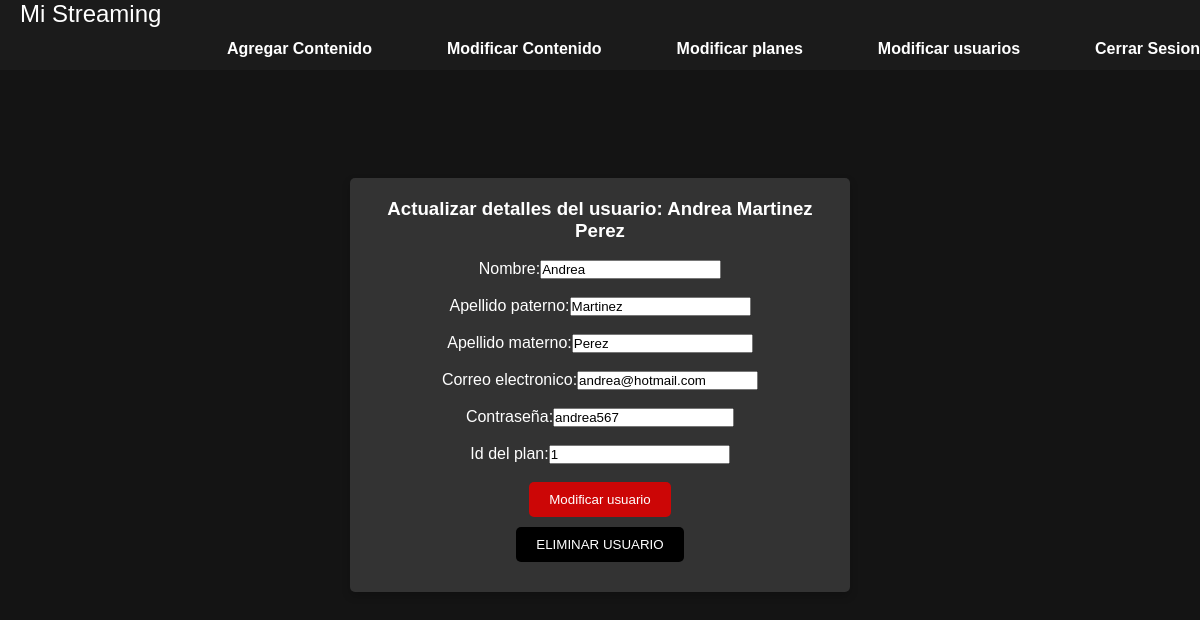
/paginas/admin/modificarUsuario.php?id=2 (signed in), run on the app's committed database.
### tables this page shows
CREATE TABLE usuario (
  id_usuario INTEGER NOT NULL AUTO_INCREMENT,
  nombre CHAR(128)  NOT NULL,
  apellido_paterno CHAR(128) NOT NULL,
  apellido_materno CHAR(128) DEFAULT NULL,
  correo CHAR(128) NOT NULL UNIQUE,
  contrasena CHAR(128) NOT NULL,
  id_plan INTEGER NOT NULL,
  PRIMARY KEY(id_usuario),
  FOREIGN KEY(id_plan) REFERENCES detalles_plan(id_plan) ON DELETE RESTRICT
);

### dao/usuarioDAOImp.php (called while the page is built, shortened)
<?php
require_once("usuario.php");
class usuarioDAOImp implements UsuarioDAO {
    private $conexion;
    public function __construct($conexion) {
        $this->conexion = $conexion;
    }
    public function getUsuario($id){
        $query = "SELECT * FROM usuario WHERE id_usuario = ?";
        $stmt = $this->conexion->prepare($query);
        $stmt->bindParam(1, $id);
        $stmt->execute();
        $row = $stmt->fetch(PDO::FETCH_ASSOC);
        $usuario = new Usuario($row['nombre'], $row['apellido_paterno'], $row['apellido_materno'], $row['contrasena'], $row['correo'], $row['id_plan']);
        return $usuario;
    }
}
?>

### dao/usuario.php (called while the page is built, shortened)
<?php
class Usuario {
    private $nombre;
    private $apellido_paterno;
    private $apellido_materno;
    private $contrasena;
    private $correo;
    private $id_plan;
    public function __construct($nombre, $apellido_paterno, $apellido_materno, $contrasena, $correo, $id_plan) {
        $this->nombre = $nombre;
        $this->apellido_paterno = $apellido_paterno;
        $this->apellido_materno = $apellido_materno;
        $this->contrasena = $contrasena;
        $this->correo = $correo;
        $this->id_plan = $id_plan;
    }
    public function getNombre() {
        return $this->nombre;
    }
    public function getApellido_paterno() {
        return $this->apellido_paterno;
    }
    public function getApellido_materno() {
        return $this->apellido_materno;
    }
    public function getContrasena() {
        return $this->contrasena;
    }
    public function getCorreo() {
        return $this->correo;
    }
    public function getIdPlan() {
        return $this->id_plan;
    }
}
?>

### paginas/admin/modificarUsuario.php (the view, shortened to what this page needs)
<html>
<head>
</head>
<?php
require_once '../../dao/usuarioDAOImp.php';
include '../templates/header.php';
if ($_SERVER["REQUEST_METHOD"] === "GET") {
    $id = $_GET["id"];
}
$database = new Database();
$conexion = $database->connect();
$editUser = new UsuarioDAOimp($conexion);
$usuario = $editUser->getUsuario($id);
?>
<div style="text-align: center;">
       <br><br><br><br><br><br>
           <div class="profile-container2">
               <?php
               echo'<h3>Actualizar detalles del usuario: '.$usuario->getNombre().' '.$usuario->getApellido_paterno().' '.$usuario->getApellido_materno().'</h3><br>';
               echo'<form action="updateUser.php" method="post" enctype="multipart/form-data">';
                   echo'<label for="nombre">Nombre:</label>';
                   echo'<input type="text" name="nombre" value ="'.$usuario->getNombre().'"required><br><br>';
                   echo'<label for="ap_paterno">Apellido paterno:</label>';
                   echo'<input type="text" name="ap_paterno" value ="'.$usuario->getApellido_paterno().'" required><br><br>';
                   echo'<label for="ap_materno">Apellido materno:</label>';
                   echo'<input type="text" name="ap_materno" value ="'.$usuario->getApellido_materno().'" required><br><br>';
                   echo'<label for="correo">Correo electronico:</label>';
                   echo'<input type="text" name="correo" value ="'.$usuario->getCorreo().'" required><br><br>';
                   echo'<label for="contrasena">Contraseña:</label>';
                   echo'<input type="text" name="contrasena" value ="'.$usuario->getContrasena().'" required><br><br>';
                   echo'<label for="plan">Id del plan:</label>';
                   echo'<input type="text" name="plan" value ="'.$usuario->getIdPlan().'" required><br><br>';
                   echo '<button type="submit">Modificar usuario</button><br>';
                   echo'<button type="button" class="eliminar-button" onclick="confirmarEliminacion()">ELIMINAR USUARIO</button>';
                ?>
               </form>
       </div>
</div>
</body>
</html>

### css/styles.css (style rules this page uses)
* { padding: 0; margin: 0; box-sizing: border-box; }
body { background: #141414; font-family: Arial, sans-serif; }
.profile-container2 { width: 500px; margin: 0 auto; padding: 20px; background-color: #333; color: white; border-radius: 5px; box-shadow: 0 4px 8px rgba(0, 0, 0, 0.2); text-align: center; }
.profile-container2 select, .profile-container2 button { margin-bottom: 10px; padding: 8px; border: none; border-radius: 5px; }
.profile-container2 button { background-color: #cc0606; color: white; cursor: pointer; }
button[type="submit"] { background-color: #cc0606; color: #fff; border: none; padding: 10px 20px; cursor: pointer; }
button[type="button"] { background-color: #000000; color: #ffffff; border: none; padding: 10px 20px; cursor: pointer; }
.eliminar-button { background-color: #000000; color: #ffffff; border: none; padding: 10px 20px; cursor: pointer; }

### data on the page
usuario: nombre "Andrea", apellido_paterno "Martinez", apellido_materno "Perez", ap_paterno "Martinez", ap_materno "Perez", correo "andrea@hotmail.com", contrasena "andrea567", plan "1"
